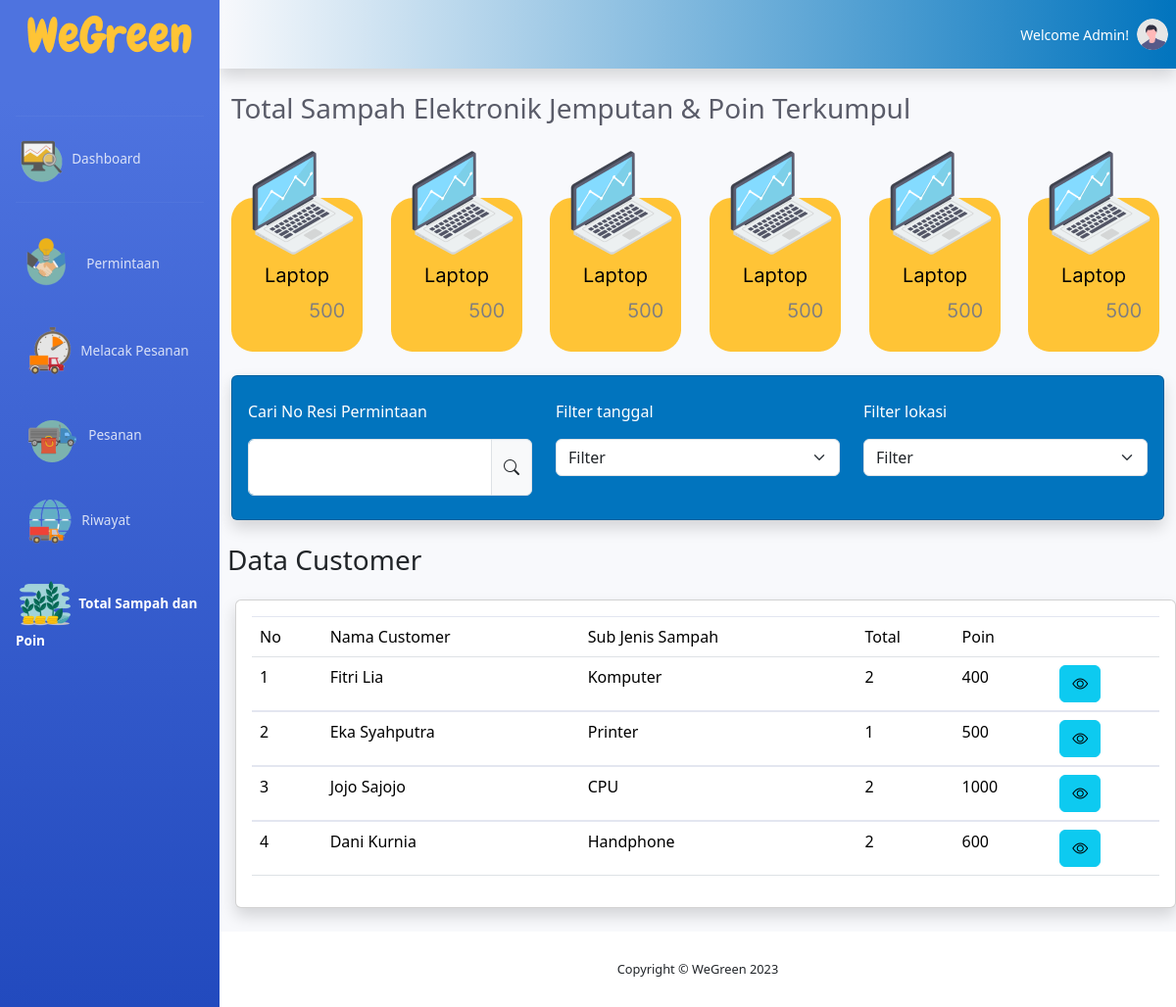
The page /total_poin.php on the database its author committed.
### tables this page shows
CREATE TABLE `riwayat` (
  `id_riwayat` int NOT NULL,
  `id_penjemputan` int DEFAULT NULL,
  `id_masyarakat` int DEFAULT NULL,
  `id_sampah` int DEFAULT NULL,
  `id_kurir` int DEFAULT NULL
);

CREATE TABLE `masyarakat` (
  `id_masyarakat` int NOT NULL,
  `nama` varchar(100) DEFAULT NULL,
  `no_telp` varchar(15) DEFAULT NULL,
  `alamat` varchar(100) DEFAULT NULL,
  `poin_masyarakat` int DEFAULT NULL
);

CREATE TABLE `sampah` (
  `id_sampah` int NOT NULL,
  `nama_sampah` varchar(100) DEFAULT NULL,
  `jenis_sampah` varchar(100) DEFAULT NULL,
  `total_sampah` int DEFAULT NULL
);

### functions.php (called while the page is built)
<?php
function koneksi() {
    $conn = mysqli_connect('localhost','root','','db_waste') or die('Koneksi ke database gagal!');
    return $conn;
}
function query($query) {
    $conn = koneksi();
    $result = mysqli_query($conn,$query) or die(mysqli_error($conn));
    $rows =[];
    while($row = mysqli_fetch_assoc($result)) {
    $rows[] = $row;
    }
    return $rows;
}

### total_poin.php (the view, shortened to what this page needs)
<?php
require 'functions.php';
$riwayat = query("SELECT * FROM riwayat r JOIN masyarakat m ON r.id_masyarakat = m.id_masyarakat
JOIN kurir k ON r.id_kurir= k.id_kurir JOIN sampah s ON r.id_sampah= s.id_sampah JOIN penjemputan pj ON r.id_penjemputan= pj.id_penjemputan ");
?>
<!DOCTYPE html>
<html lang="en">
<head>
    <link href="vendor/fontawesome-free/css/all.min.css" rel="stylesheet" type="text/css">
    <link href="css/sb-admin-2.min.css" rel="stylesheet">
    <link rel="stylesheet" href="https://cdn.jsdelivr.net/npm/bootstrap-icons@1.11.2/font/bootstrap-icons.min.css">
    <link href="https://cdn.jsdelivr.net/npm/bootstrap@5.3.2/dist/css/bootstrap.min.css" rel="stylesheet">
</head>
<body id="page-top">
    <div id="wrapper">
        <ul class="navbar-nav bg-gradient-primary sidebar sidebar-dark accordion" id="accordionSidebar">
            <a class="sidebar-brand d-flex align-items-center justify-content-center mb-5" href="index.html">
                <div class="sidebar-brand-icon">
                    <img src="img/WeGreen.png" alt="">
                </div>
            </a>
            <hr class="sidebar-divider my-0">
            <li class="nav-item">
                <a class="nav-link" href="index.php">
                    <img src="img/dashboard.png" alt="">
                    <span>Dashboard</span></a>
                </li>
                <hr class="sidebar-divider">
            <li class="nav-item">
                <a class="nav-link" href="permintaan.php">
                    <img src="img/permintaan.png" alt="">
                    <span>Permintaan</span>
                </a>
            </li>
            <li class="nav-item">
                <a class="nav-link" href="pesanan.php">
                    <img src="img/lacak.png" alt="">
                    <span>Melacak Pesanan</span>
                </a>
            </li>
            <li class="nav-item">
                <a class="nav-link" href="pesanan.php">
                    <img src="img/pesanan.png" alt="">
                    <span>Pesanan</span>
                </a>
            </li>
            <li class="nav-item">
                <a class="nav-link" href="riwayat.php">
                    <img src="img/riwayat.png" alt="">
                    <span>Riwayat</span>
                </a>
            </li>
            <li class="nav-item active">
                <a class="nav-link" href="total_poin.php">
                    <img src="img/total_poin.png" alt="">
                    <span>Total Sampah dan Poin</span>
                </a>
            </li>
        </ul>
        <div id="content-wrapper" class="d-flex flex-column">
            <div id="content">
                <nav class="navbar navbar-expand  topbar mb-4 static-top shadow" style="background: linear-gradient(to right, rgba(1, 116, 190, 0%), rgba(1, 116, 190, 100%));">
                    <ul class="navbar-nav ml-auto">
                        <li class="nav-item dropdown no-arrow">
                            <a class="nav-link dropdown-toggle" href="#" id="userDropdown" role="button"
                                data-toggle="dropdown" aria-haspopup="true" aria-expanded="false">
                                <span class="mr-2 d-none d-lg-inline text-white small">Welcome Admin!</span>
                                <img class="img-profile rounded-circle"
                                    src="img/undraw_profile.svg">
                            </a>
                        </li>
                    </ul>
                </nav>
                <div class="container-fluid">
                    <div class="d-sm-flex align-items-center justify-content-between mb-4">
                        <h1 class="h3 mb-0 text-gray-800">Total Sampah Elektronik Jemputan & Poin Terkumpul</h1>
                    </div>
                    <div class="row">
                        <div class="col-xl-2 col-lg-2">
                            <div class="mb-4">
                                <img src="img/total_sampah_peritem.png" alt="">
                            </div>
                        </div>
                        <div class="col-xl-2 col-lg-2">
                            <div class="mb-4">
                                <img src="img/total_sampah_peritem.png" alt="">
                            </div>
                        </div>
                        <div class="col-xl-2 col-lg-2">
                            <div class="mb-4">
                                <img src="img/total_sampah_peritem.png" alt="">
                            </div>
                        </div>
                        <div class="col-xl-2 col-lg-2">
                            <div class="mb-4">
                                <img src="img/total_sampah_peritem.png" alt="">
                            </div>
                        </div>
                        <div class="col-xl-2 col-lg-2">
                            <div class="mb-4">
                                <img src="img/total_sampah_peritem.png" alt="">
                            </div>
                        </div>
                        <div class="col-xl-2 col-lg-2">
                            <div class="mb-4">
                                <img src="img/total_sampah_peritem.png" alt="">
                            </div>
                        </div>
                    </div>
                </div>
            </div>
            <div class="">
                <div class="col-xl-12 col-md-12 mb-4">
                    <div class="card shadow h-100 py-2" style="background-color: #0174BE;">
                        <div class="card-body">
                            <div class="row">
                                <div class="col-sm-4">
                                    <p class="text-white">Cari No Resi Permintaan</p>
                                    <form action="">
                                        <div class="input-group">
                                            <div class="form-floating">
                                                <input type="text" class="form-control" placeholder="Username" required>
                                            </div>
                                            <span class="input-group-text"><i class="bi bi-search"></i></span>
                                        </div>
                                    </form>
                                </div>
                                <div class="col-sm-4">
                                    <p class="text-white">Filter tanggal</p>
                                    <form action="">
                                        <select class="form-select" aria-label="Default select example">
                                            <option selected>Filter</option>
                                        </select>
                                    </form>
                                </div>
                                <div class="col-sm-4">
                                    <p class="text-white">Filter lokasi</p>
                                    <form action="">
                                        <select class="form-select" aria-label="Default select example">
                                            <option selected>Filter</option>
                                        </select>
                                    </form>
                                </div>
                            </div>
                        </div>
                    </div>
                </div>
            </div>
            <div class="d-sm-flex align-items-center justify-content-between mb-4">
                <h1 class="h3 mb-0 ml-2">Data Customer</h1>
            </div>
            <div class="row ml-1">
                <div class="col-xl-12 col-lg-12">
                    <div class="card shadow mb-4">
                        <div class="card-body">
                            <table class="table table-hover">
                                <thead>
                                    <tr>
                                        <td>No</td>
                                        <td>Nama Customer</td>
                                        <td>Sub Jenis Sampah</td>
                                        <td>Total</td>
                                        <td>Poin</td>
                                        <td></td>
                                    </tr>
                                </thead>
                                <tbody>
                                <?php $i=1; foreach ($riwayat as $r) : ?>
                                    <tr>
                                        <td><?=  $i; ?></td>
                                        <td><?= $r["nama"]; ?></td>
                                        <td><?= $r["nama_sampah"]; ?></td>
                                        <td><?= $r["total_sampah"]; ?></td>
                                        <td><?= $r["poin_masyarakat"]; ?></td>
                                        <td>
                                            <button type="button" class="btn btn-info" data-bs-toggle="modal" data-bs-target="#exampleModal">
                                                <i class="bi bi-eye"></i>
                                            </button>
                                        </td>
                                    </tr>
                                </tbody>
                                <?php $i++ ?>
                                    <?php endforeach; ?>
                            </table>
                        </div>
                    </div>
                </div>
            </div>
            <footer class="sticky-footer bg-white">
                <div class="container my-auto">
                    <div class="copyright text-center my-auto">
                        <span>Copyright &copy; WeGreen 2023</span>
                    </div>
                </div>
            </footer>
        </div>
    </div>
</body>
</html>

### rows shown on the page
riwayat: id_masyarakat.nama "Fitri Lia", id_sampah.nama_sampah "Komputer", id_sampah.total_sampah "2", id_masyarakat.poin_masyarakat "400"
riwayat: id_masyarakat.nama "Eka Syahputra", id_sampah.nama_sampah "Printer", id_sampah.total_sampah "1", id_masyarakat.poin_masyarakat "500"
riwayat: id_masyarakat.nama "Jojo Sajojo", id_sampah.nama_sampah "CPU", id_sampah.total_sampah "2", id_masyarakat.poin_masyarakat "1000"
riwayat: id_masyarakat.nama "Dani Kurnia", id_sampah.nama_sampah "Handphone", id_sampah.total_sampah "2", id_masyarakat.poin_masyarakat "600"
